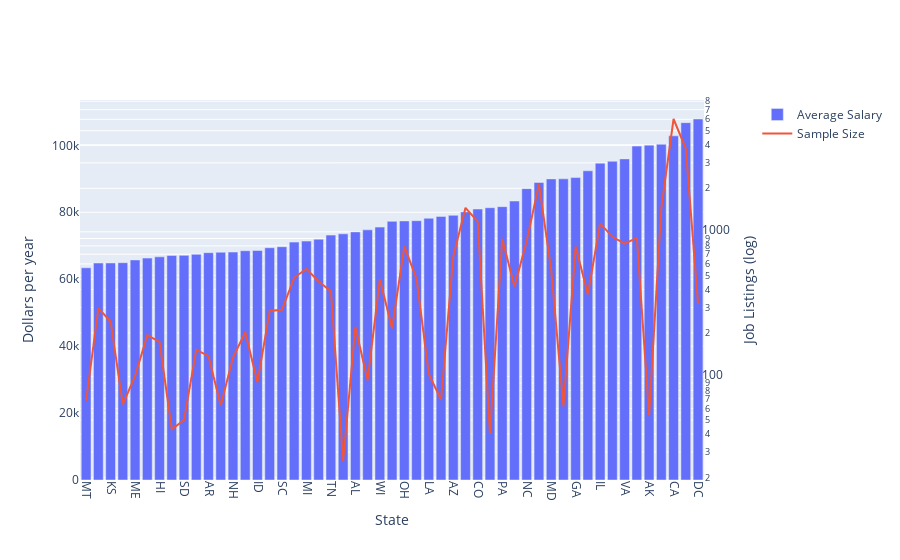

Notebook source saved alongside this figure:
### Code cell
df = jpm.postings_with_pay[['state','avg_salary']].copy()

groups = df.groupby('state')
group_count = groups.count()
df = groups.mean()
df['count'] = group_count
df = df.dropna(axis=1).sort_values(by='avg_salary')

fig = make_subplots(specs=[[{"secondary_y": True}]])

fig.add_trace(
    go.Bar(
        x = df.index.values, 
        y=df['avg_salary'],
        name="Average Salary",
    ), 
    secondary_y=False)

fig.add_trace(
    go.Scatter(
        x = df.index.values,
        y = df['count'],
        name="Sample Size"
    ),
    secondary_y=True
)

fig.update_xaxes(title_text="State",tickangle=90)

# Set y-axes titles
fig.update_yaxes(title_text="Dollars per year", secondary_y=False)
fig.update_yaxes(title_text="Job Listings (log)", secondary_y=True, type="log")

fig.show()

### Figure 1 — Plotly figure (JSON) as saved in the notebook; plotly's stock layout.template omitted (floating-point values rounded to 4 significant figures)
{"data": [{"name": "Average Salary", "type": "bar", "x": ["MT", "KY", "KS", "MS", "ME", "OK", "HI", "VT", "SD", "NE", "AR", "ND", "NH", "IA", "ID", "UT", "SC", "MO", "MI", "IN", "TN", "WY", "AL", "NM", "WI", "NV", "OH", "MN", "LA", "RI", "AZ", "FL", "CO", "WV", "PA", "OR", "NC", "TX", "MD", "DE", "GA", "CT", "IL", "NJ", "VA", "MA", "AK", "WA", "CA", "NY", "DC"], "xaxis": "x", "y": [63410.0, 64840.0, 64860.0, 64930.0, 65760.0, 66320.0, 66680.0, 67110.0, 67130.0, 67430.0, 67930.0, 68060.0, 68110.0, 68510.0, 68580.0, 69410.0, 69710.0, 71090.0, 71390.0, 71970.0, 73180.0, 73560.0, 74140.0, 74750.0, 75570.0, 77290.0, 77420.0, 77490.0, 78210.0, 78780.0, 79090.0, 80110.0, 80970.0, 81370.0, 81680.0, 83360.0, 87070.0, 88920.0, 89980.0, 90000.0, 90370.0, 92400.0, 94680.0, 95230.0, 95960.0, 99780.0, 100100.0, 100300.0, 102800.0, 106800.0, 107900.0], "yaxis": "y"}, {"name": "Sample Size", "type": "scatter", "x": ["MT", "KY", "KS", "MS", "ME", "OK", "HI", "VT", "SD", "NE", "AR", "ND", "NH", "IA", "ID", "UT", "SC", "MO", "MI", "IN", "TN", "WY", "AL", "NM", "WI", "NV", "OH", "MN", "LA", "RI", "AZ", "FL", "CO", "WV", "PA", "OR", "NC", "TX", "MD", "DE", "GA", "CT", "IL", "NJ", "VA", "MA", "AK", "WA", "CA", "NY", "DC"], "xaxis": "x", "y": [68, 296, 240, 64, 101, 193, 173, 43, 50, 153, 138, 63, 135, 202, 91, 284, 289, 481, 555, 453, 388, 26, 220, 94, 470, 215, 793, 473, 104, 69, 679, 1465, 1176, 40, 896, 419, 865, 2138, 546, 62, 791, 369, 1144, 924, 830, 908, 54, 1473, 6032, 3765, 319], "yaxis": "y2"}], "layout": {"xaxis": {"anchor": "y", "domain": [0, 0.94], "tickangle": 90, "title": {"text": "State"}}, "yaxis": {"anchor": "x", "domain": [0, 1], "title": {"text": "Dollars per year"}}, "yaxis2": {"anchor": "x", "overlaying": "y", "side": "right", "title": {"text": "Job Listings (log)"}, "type": "log"}}}
